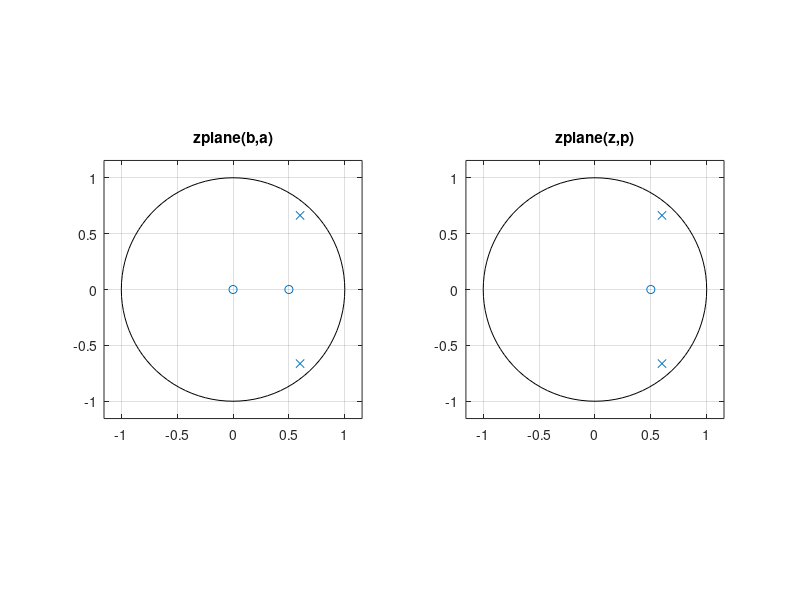
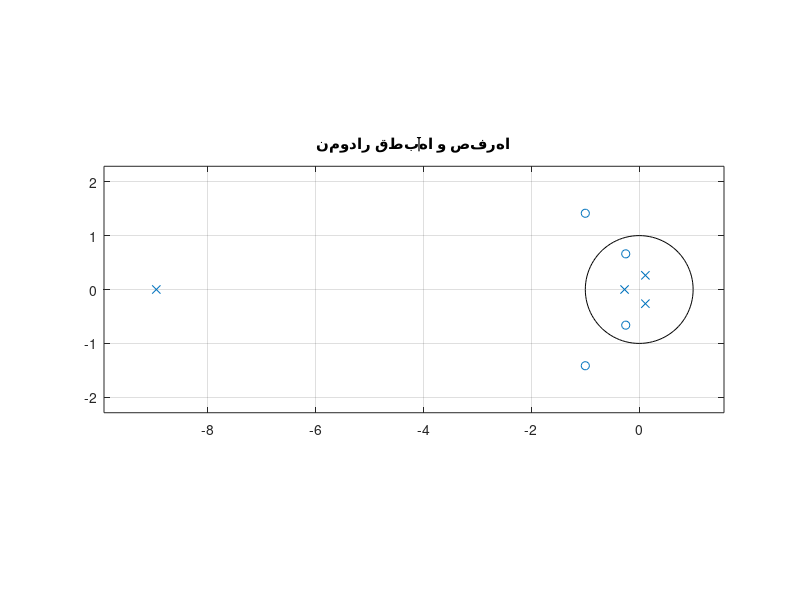

Here is the MATLAB script that generated these plots, in order: (Note: this script raises an error after producing the figures.)
%% A01
clc; clear; close all;
b = [1, -0.5];
a = [1, -1.2, 0.8];
figure;
subplot(1,2,1);
zplane(b, a);
title('zplane(b,a)');

[z, p, k] = tf2zp(b, a);
subplot(1,2,2);
zplane(z, p);
title('zplane(z,p)');
%% A02
clear; close all; clc;

num = [2, 5, 9, 5, 3];
den = [5, 45, 2, 1, 1];

% رسم نمودار قطب و صفر
figure;
zplane(num, den);
title('نمودار قطبها و صفرها');
grid on;
%% A03
clear; close all; clc;
num = [2, 5, 9, 5, 3];
den = [5, 45, 2, 1, 1];
[z, p, k] = tf2zp(num, den);

disp('صفرها:'); disp(z);
disp('قطبها:'); disp(p);
disp('بهره:'); disp(k);
%% A04
clc; clear; close all;
b = [2, 5, 9, 5, 3];
a = [5, 45, 2, 1, 1];

[z, p, k] = tf2zp(b, a);
disp('[z, p, k] = tf2zp(b, a): ');
disp('z:'); disp(z);
disp('p:'); disp(p);
disp('k:'); disp(k);

[b2, a2] = zp2tf(z, p, k);
disp('[b2, a2] = zp2tf(z, p, k): ');
disp('b:'); disp(b2);
disp('a:'); disp(a2);

[r, p_res, k_res] = residuez(b, a);
disp('[r, p_res, k_res] = residuez(b, a): ');
disp('r:'); disp(r);
disp('p:'); disp(p_res);
disp('k:'); disp(k_res);

%% A05
clear; close all; clc;

omega_c1 = 0.25;
N1 = 20;
N2 = 50;

h1 = fir_lp(omega_c1, N1);
h2 = fir_lp(omega_c1, N2);

omega_c2 = 0.45;
h3 = fir_lp(omega_c2, N1);

figure;
subplot(2,2,1);
stem(0:N1, h1);
title(sprintf('FIR LP, \\omega_c = %.2f, N=%d', omega_c1, N1));
xlabel('n'); ylabel('h[n]'); grid on;

subplot(2,2,2);
stem(0:N2, h2);
title(sprintf('FIR LP, \\omega_c = %.2f, N=%d', omega_c1, N2));
xlabel('n'); ylabel('h[n]'); grid on;

subplot(2,2,3);
stem(0:N1, h3);
title(sprintf('FIR LP, \\omega_c = %.2f, N=%d', omega_c2, N1));
xlabel('n'); ylabel('h[n]'); grid on;

% رسم پاسخ فرکانسی برای مقایسه
[H1, w] = freqz(h1, 1, 1024);
[H2, w] = freqz(h2, 1, 1024);
[H3, w] = freqz(h3, 1, 1024);
subplot(2,2,4);
plot(w/pi, abs(H1), 'b', w/pi, abs(H2), 'g', w/pi, abs(H3), 'r');
title('پاسخ فرکانسی فیلترها');
xlabel('فرکانس نرمالشده');
ylabel('|H(e^{j\omega})|');
legend('\omega_c=0.25', '\omega_c=0.25   N_2 = 50' ,'\omega_c=0.45');
grid on;
%% A06
clear; close all; clc;

M = 5;
b = (1/M) * ((-1).^(0:M-1));
a = 1;

[H, w] = freqz(b, a, 1024);
gain_dB = 20 * log10(abs(H));

figure;
plot(w/pi, gain_dB);
title(sprintf('بهره فیلتر بالاگذر با M=%d', M));
xlabel('فرکانس نرمالشده');
ylabel('بهره (dB)');
grid on;
hold on;

f_3db = max(gain_dB) - 3;
y_3db = ones(1, length(gain_dB)) * f_3db;
plot(w/pi ,y_3db);

%% A07
clear; close all; clc;

b = 1;
a1 = [1, -1.848, 0.85];
a2 = [1, -1.85, 0.85];

figure;
subplot(1,2,1);
zplane(b, a1);
title('H1(z)');
subplot(1,2,2);
zplane(b, a2);
title('H2(z)');

[z1, p1, k1] = tf2zp(b, a1);
[z2, p2, k2] = tf2zp(b, a2);
disp('قطبهای H1:'); disp(p1);
disp('قطبهای H2:'); disp(p2);

stable1 = all(abs(p1) < 1);
stable2 = all(abs(p2) < 1);
fprintf('H1 stablity: %s\n', string(stable1));
fprintf('H2 stablity: %s\n', string(stable2));

k1_rc = poly2rc(a1);
k2_rc = poly2rc(a2);
disp('poly2rc H1:'); disp(k1_rc);
disp('poly2rc H2:'); disp(k2_rc);
stable1_rc = all(abs(k1_rc) < 1);
stable2_rc = all(abs(k2_rc) < 1);
disp('poly2rc stablity:');
fprintf('H1 stablity: %s\n', string(stable1_rc));
fprintf('H2 stablity: %s\n', string(stable2_rc));
